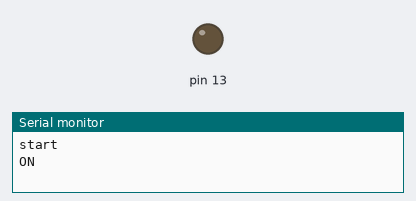
A sketch run on a simulated Arduino Uno, built with avr-gcc and run on an emulated ATmega328P. On the bench: output pins drawn as LEDs (lit = HIGH), the last lines printed to the serial monitor.

Above: at 2.0 s.
At 5.0 s:
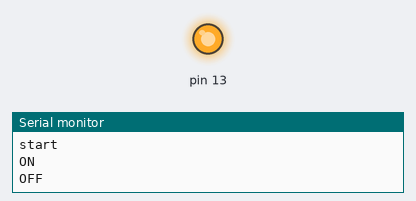
Timing chart, 0 to 7.8 s (numbered marks = the images above):
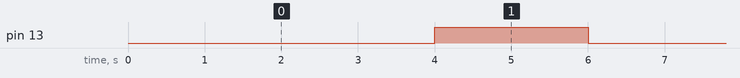

Measured:
- by itself, pin 13: alternates HIGH for 2.0 s and LOW for 4.0 s

The sketch:

temp.ino
```cpp
void setup(){
  Serial.begin(9600);
  Serial.println("start");
  pinMode(13,OUTPUT);
  digitalWrite(13,HIGH);
}
void loop(){
  digitalWrite(13,LOW);
  Serial.println("ON");
  delay(4000);
  digitalWrite(13,HIGH);
  Serial.println("OFF");
  delay(2000);

}
```
